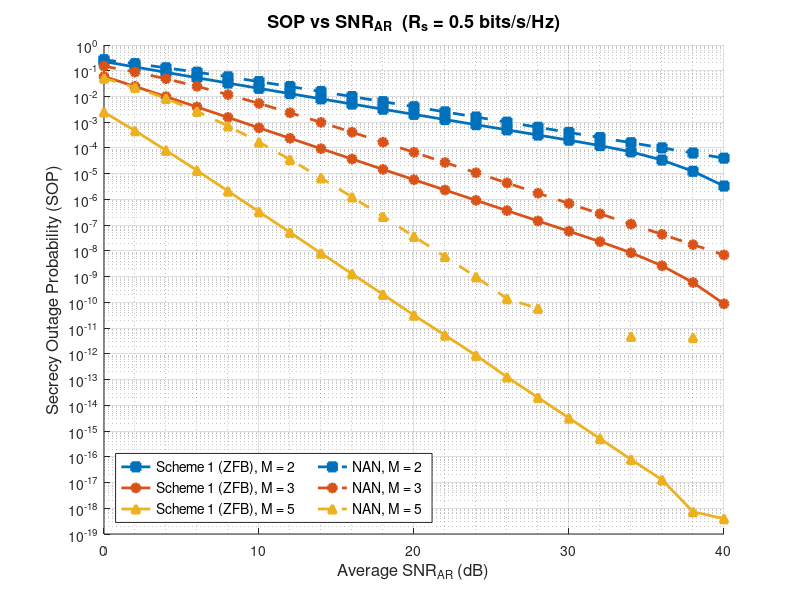

Reproduce this figure in MATLAB.
clear;
clc;
close all;

% System Parameters
Rs       = 0.5;
A        = 2^(Rs) - 1;
B        = 2^(Rs);
alpha_pl = 3.0;
d_AR     = 1.0;
d_RB     = 1.0;
d_AE     = 0.8;
d_RE     = 0.8;
Omega_AR = d_AR^(-alpha_pl);
Omega_RB = d_RB^(-alpha_pl);
Omega_AE = d_AE^(-alpha_pl);
Omega_RE = d_RE^(-alpha_pl);

% SNR_AR range (x-axis)
SNR_AR_dB  = 0:2:40;
SNR_AR_lin = 10.^(SNR_AR_dB/10);

% Numerical Integration Settings
y_max   = 1e4;
rel_tol = 1e-8;
abs_tol = 1e-10;

% M values per scheme
M_scheme1 = [2, 3, 5];
M_scheme2 = [2, 3, 5];

% Plot Setup
figure('Color', 'w', 'Position', [100 100 800 550]);
hold on;

markers_s1 = {'-s', '-o', '-^', '-d'};
markers_s2 = {'--s', '--o', '--^'};
colors_s1  = lines(length(M_scheme1));
colors_s2  = lines(length(M_scheme2));

legendentries = {};
allSOP = [];

% =========================================================
% SCHEME 1: ZFB
% =========================================================
fprintf('=== Scheme 1 (ZFB) ===\n');
for m_idx = 1:length(M_scheme1)
    M   = M_scheme1(m_idx);
    SOP = zeros(size(SNR_AR_lin));
    fprintf('Computing Scheme 1 SOP for M = %d...\n', M);

    for idx = 1:length(SNR_AR_lin)
        % Derive all link SNRs from SNR_AR using path loss ratios
        g_AR = SNR_AR_lin(idx);                      % This IS SNR_AR
        g_RB = g_AR * (Omega_RB / Omega_AR);
        g_AE = g_AR * (Omega_AE / Omega_AR);
        g_RE = g_AR * (Omega_RE / Omega_AR);

        lam_AE = 1 / g_AE;
        lam_AR = 1 / g_AR;
        lam_RB = 1 / g_RB;
        mu     = g_RE / g_AE;

        % Eavesdropper PDF - Scheme 1 ZFB (UNCHANGED)
        f_E = @(y) (lam_AE*(M-1)*mu .* exp(-lam_AE*y) ./ (1 + mu*y).^M) + ...
                   (lam_AE           .* exp(-lam_AE*y) ./ (1 + mu*y).^(M-1));

        % Receiver Outage Term S(y) (UNCHANGED)
        S = @(y) exp(-lam_AR*(A + B*y)) .* arrayfun(@(yy) ...
            sum( (lam_AR*(A+B*yy)).^(0:M-1) ./ factorial(0:M-1) ), y);

        % T1 (UNCHANGED)
        T1 = integral(f_E, 0, y_max);

        % T2 (UNCHANGED)
        T2 = integral(@(y) -S(y) .* f_E(y), 0, y_max);

        % T3 (UNCHANGED)
        T3 = 0;
        for j = 1:M
            coeff_j = nchoosek(M,j) * (-1)^j * exp(-j*lam_RB*A);
            I3j     = integral(@(y) exp(-j*B*lam_RB*y) .* f_E(y), 0, y_max);
            T3      = T3 + coeff_j * I3j;
        end

        % T4 (UNCHANGED)
        T4 = 0;
        for j = 1:M
            for k = 0:M-1
                Psi_jk   = (j*lam_RB + lam_AR);
                coeff_jk = nchoosek(M,j) * (-1)^j * (lam_AR^k / factorial(k)) * ...
                           exp(-Psi_jk * A);
                I4jk     = integral(@(y) (A + B*y).^k .* exp(-Psi_jk*B*y) .* ...
                           f_E(y), 0, y_max);
                T4       = T4 - coeff_jk * I4jk;
            end
        end

        SOP(idx) = T1 + T2 + T3 + T4;
    end

    allSOP = [allSOP, SOP];
    semilogy(SNR_AR_dB, SOP, markers_s1{m_idx}, 'LineWidth', 2, 'MarkerSize', 6, ...
        'MarkerFaceColor', colors_s1(m_idx,:), 'Color', colors_s1(m_idx,:));
    legendentries{end+1} = sprintf('Scheme 1 (ZFB), M = %d', M);
end

% =========================================================
% SCHEME 2: NAN
% =========================================================
fprintf('\n=== NAN Scheme ===\n');
for m_idx = 1:length(M_scheme2)
    M   = M_scheme2(m_idx);
    SOP = zeros(size(SNR_AR_lin));
    fprintf('Computing NAN SOP for M = %d...\n', M);

    for idx = 1:length(SNR_AR_lin)
        % Derive all link SNRs from SNR_AR using path loss ratios
        g_AR = SNR_AR_lin(idx);                      % This IS SNR_AR
        g_RB = g_AR * (Omega_RB / Omega_AR);
        g_AE = g_AR * (Omega_AE / Omega_AR);
        g_RE = g_AR * (Omega_RE / Omega_AR);

        beta   = g_RE / ((M-1) * g_AE);
        alpha  = g_RE / g_AE;
        lam_AE = 1/g_AE;
        lam_AR = 1/g_AR;
        lam_RB = 1/g_RB;

        % Eavesdropper PDF - NAN Scheme (UNCHANGED)
        f_E = @(y) (lam_AE ./ (1 + beta.*y).^(M-1) + ...
                    alpha .* lam_AE .* y ./ (1 + beta.*y).^M) .* exp(-lam_AE.*y);

        % T1 (UNCHANGED)
        T1 = integral(f_E, 0, Inf);

        % T2 (UNCHANGED)
        T2 = 0;
        for k = 0:M-1
            integrand_T2 = @(y) ((lam_AR*(A + B.*y)).^k ./ factorial(k)) .* ...
                                exp(-lam_AR*(A + B.*y)) .* f_E(y);
            T2 = T2 - integral(integrand_T2, 0, Inf);
        end

        % T3 (UNCHANGED)
        T3 = 0;
        for j = 1:M
            coeff_j      = nchoosek(M,j) * (-1)^j;
            integrand_T3 = @(y) coeff_j .* exp(-j * lam_RB * (A + B.*y)) .* f_E(y);
            T3           = T3 + integral(integrand_T3, 0, Inf);
        end

        % T4 (UNCHANGED)
        T4 = 0;
        for j = 1:M
            for k = 0:M-1
                coeff_jk     = nchoosek(M,j) * (-1)^j;
                integrand_T4 = @(y) coeff_jk .* exp(-j * lam_RB * (A + B.*y)) .* ...
                                    ((lam_AR*(A + B.*y)).^k ./ factorial(k)) .* ...
                                    exp(-lam_AR*(A + B.*y)) .* f_E(y);
                T4 = T4 - integral(integrand_T4, 0, Inf);
            end
        end

        SOP(idx) = T1 + T2 + T3 + T4;
        fprintf('SNR_AR=%-6.1f dB | T1=%-10.4f T2=%-10.4f T3=%-10.4f T4=%-10.4f SOP=%-12.4e\n', ...
                SNR_AR_dB(idx), T1, T2, T3, T4, SOP(idx));
    end

    allSOP = [allSOP, SOP];
    semilogy(SNR_AR_dB, SOP, markers_s2{m_idx}, 'LineWidth', 2, 'MarkerSize', 6, ...
        'MarkerFaceColor', colors_s2(m_idx,:), 'Color', colors_s2(m_idx,:));
    legendentries{end+1} = sprintf('NAN, M = %d', M);
end

% =========================================================
% Formatting
% =========================================================
grid on; grid minor;
xlabel('Average SNR_{AR} (dB)', 'FontSize', 12);
ylabel('Secrecy Outage Probability (SOP)', 'FontSize', 12);
title(['SOP vs SNR_{AR}  (R_s = ', num2str(Rs), ' bits/s/Hz)'], 'FontSize', 13);
legend(legendentries, 'Location', 'SouthWest', 'FontSize', 10, 'NumColumns', 2);

ax = gca;
set(ax, 'YScale', 'log', 'YMinorGrid', 'on');
ymin_exp  = floor(log10(min(allSOP(allSOP > 0))));
ymax_exp  = ceil(log10(max(allSOP(allSOP > 0))));
ytick_exp = ymin_exp:ymax_exp;
yticks(10.^ytick_exp);
yticklabels(arrayfun(@(e) sprintf('10^{%d}', e), ytick_exp, 'UniformOutput', false));
ylim([10^ymin_exp, 10^ymax_exp]);

hold off;
fprintf('\nPlotting Complete.\n');
